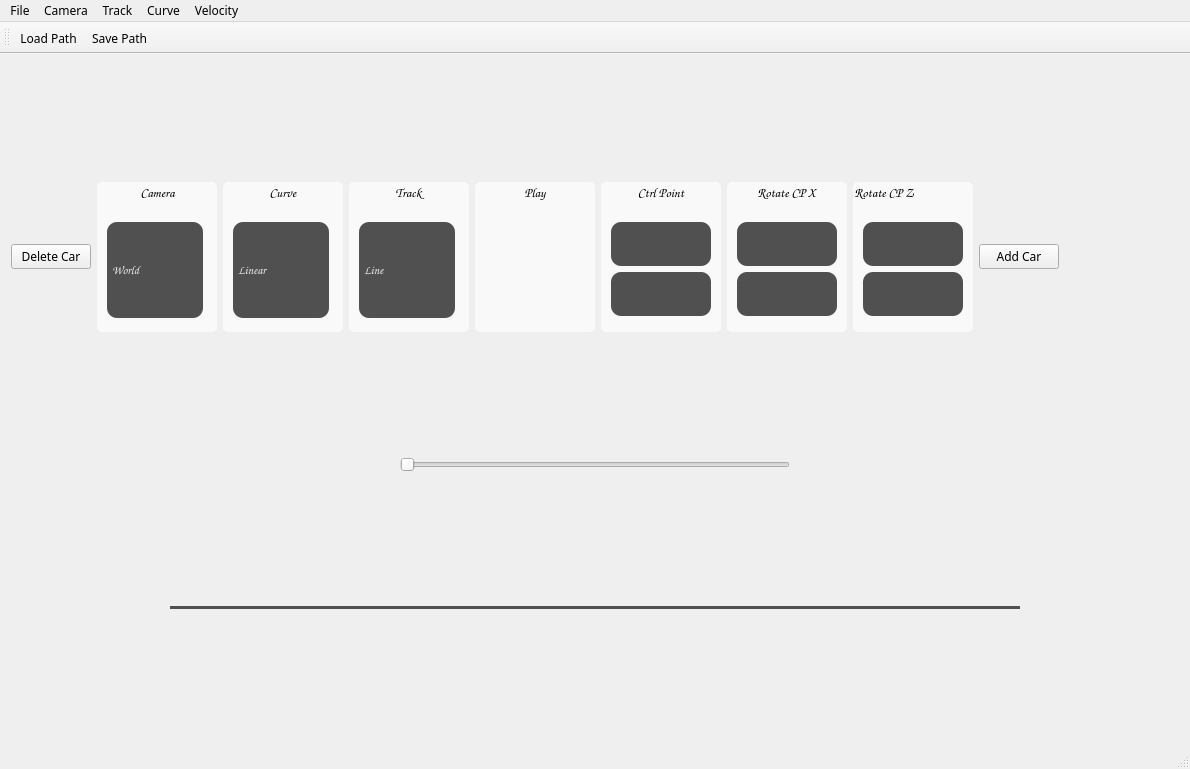
<?xml version="1.0" encoding="UTF-8"?>
<ui version="4.0">
 <class>AppMainClass</class>
 <widget class="QMainWindow" name="AppMainClass">
  <property name="geometry">
   <rect>
    <x>0</x>
    <y>0</y>
    <width>1190</width>
    <height>769</height>
   </rect>
  </property>
  <property name="sizePolicy">
   <sizepolicy hsizetype="Preferred" vsizetype="Preferred">
    <horstretch>0</horstretch>
    <verstretch>0</verstretch>
   </sizepolicy>
  </property>
  <property name="font">
   <font>
    <family>微軟正黑體</family>
   </font>
  </property>
  <property name="windowTitle">
   <string>AppMain</string>
  </property>
  <property name="layoutDirection">
   <enum>Qt::LeftToRight</enum>
  </property>
  <property name="autoFillBackground">
   <bool>true</bool>
  </property>
  <property name="styleSheet">
   <string notr="true"/>
  </property>
  <property name="dockNestingEnabled">
   <bool>false</bool>
  </property>
  <widget class="QWidget" name="centralWidget">
   <property name="sizePolicy">
    <sizepolicy hsizetype="Expanding" vsizetype="Expanding">
     <horstretch>0</horstretch>
     <verstretch>0</verstretch>
    </sizepolicy>
   </property>
   <property name="minimumSize">
    <size>
     <width>0</width>
     <height>0</height>
    </size>
   </property>
   <layout class="QVBoxLayout" name="verticalLayout">
    <item>
     <layout class="QVBoxLayout" name="mainLayout">
      <property name="sizeConstraint">
       <enum>QLayout::SetDefaultConstraint</enum>
      </property>
     </layout>
    </item>
    <item>
     <layout class="QHBoxLayout" name="horizontalLayout">
      <property name="spacing">
       <number>6</number>
      </property>
      <property name="sizeConstraint">
       <enum>QLayout::SetDefaultConstraint</enum>
      </property>
      <property name="leftMargin">
       <number>0</number>
      </property>
      <property name="topMargin">
       <number>0</number>
      </property>
      <property name="rightMargin">
       <number>0</number>
      </property>
      <property name="bottomMargin">
       <number>0</number>
      </property>
      <item>
       <spacer name="horizontalSpacer">
        <property name="orientation">
         <enum>Qt::Horizontal</enum>
        </property>
        <property name="sizeType">
         <enum>QSizePolicy::Expanding</enum>
        </property>
        <property name="sizeHint" stdset="0">
         <size>
          <width>0</width>
          <height>0</height>
         </size>
        </property>
       </spacer>
      </item>
      <item>
       <widget class="QPushButton" name="deletecar">
        <property name="autoFillBackground">
         <bool>false</bool>
        </property>
        <property name="text">
         <string>Delete Car</string>
        </property>
       </widget>
      </item>
      <item>
       <widget class="QGroupBox" name="groupCamera">
        <property name="sizePolicy">
         <sizepolicy hsizetype="Minimum" vsizetype="Minimum">
          <horstretch>0</horstretch>
          <verstretch>0</verstretch>
         </sizepolicy>
        </property>
        <property name="minimumSize">
         <size>
          <width>120</width>
          <height>150</height>
         </size>
        </property>
        <property name="maximumSize">
         <size>
          <width>200</width>
          <height>150</height>
         </size>
        </property>
        <property name="font">
         <font>
          <family>Comic Sans MS</family>
          <pointsize>10</pointsize>
          <weight>75</weight>
          <bold>true</bold>
         </font>
        </property>
        <property name="autoFillBackground">
         <bool>false</bool>
        </property>
        <property name="styleSheet">
         <string notr="true">background-color: rgb(249, 249, 249);
border-radius: 5px;</string>
        </property>
        <property name="title">
         <string>Camera</string>
        </property>
        <property name="alignment">
         <set>Qt::AlignCenter</set>
        </property>
        <widget class="QComboBox" name="comboCamera">
         <property name="geometry">
          <rect>
           <x>10</x>
           <y>40</y>
           <width>96</width>
           <height>96</height>
          </rect>
         </property>
         <property name="sizePolicy">
          <sizepolicy hsizetype="Preferred" vsizetype="Minimum">
           <horstretch>0</horstretch>
           <verstretch>0</verstretch>
          </sizepolicy>
         </property>
         <property name="font">
          <font>
           <family>Comic Sans MS</family>
           <pointsize>9</pointsize>
           <weight>75</weight>
           <bold>true</bold>
          </font>
         </property>
         <property name="styleSheet">
          <string notr="true"> QComboBox {
	background-color: rgb(80, 80, 80);
	color: rgb(240, 240, 240);
    border-radius: 10px;
}

QComboBox:on {
	background-color: qradialgradient(spread:pad, cx:0.5, cy:0.5, radius:0.5, fx:0.499001, fy:0.000500999, stop:0 rgba(152, 152, 152, 217), stop:1 rgba(0, 0, 0, 232));
     padding-top: 3px;
     padding-left: 4px;
}

QComboBox::down-arrow {
	image: url(:/AppMain/down_arrow.ico);
}

QComboBox::drop-down {
     border-left-color: rgb(240, 240, 240);
}

QComboBox QAbstractItemView {
     selection-background-color: rgb(80, 80, 80);
}</string>
         </property>
         <item>
          <property name="text">
           <string>World</string>
          </property>
         </item>
         <item>
          <property name="text">
           <string>Top</string>
          </property>
         </item>
         <item>
          <property name="text">
           <string>Train</string>
          </property>
         </item>
        </widget>
       </widget>
      </item>
      <item>
       <widget class="QGroupBox" name="groupCurve">
        <property name="sizePolicy">
         <sizepolicy hsizetype="Minimum" vsizetype="Minimum">
          <horstretch>0</horstretch>
          <verstretch>0</verstretch>
         </sizepolicy>
        </property>
        <property name="minimumSize">
         <size>
          <width>120</width>
          <height>150</height>
         </size>
        </property>
        <property name="maximumSize">
         <size>
          <width>200</width>
          <height>150</height>
         </size>
        </property>
        <property name="font">
         <font>
          <family>Comic Sans MS</family>
          <pointsize>10</pointsize>
          <weight>75</weight>
          <bold>true</bold>
         </font>
        </property>
        <property name="styleSheet">
         <string notr="true">background-color: rgb(249, 249, 249);
border-radius: 5px;</string>
        </property>
        <property name="title">
         <string>Curve</string>
        </property>
        <property name="alignment">
         <set>Qt::AlignCenter</set>
        </property>
        <widget class="QComboBox" name="comboCurve">
         <property name="geometry">
          <rect>
           <x>10</x>
           <y>40</y>
           <width>96</width>
           <height>96</height>
          </rect>
         </property>
         <property name="sizePolicy">
          <sizepolicy hsizetype="Preferred" vsizetype="Minimum">
           <horstretch>0</horstretch>
           <verstretch>0</verstretch>
          </sizepolicy>
         </property>
         <property name="font">
          <font>
           <family>Comic Sans MS</family>
           <pointsize>9</pointsize>
           <weight>75</weight>
           <bold>true</bold>
          </font>
         </property>
         <property name="styleSheet">
          <string notr="true"> QComboBox {
	background-color: rgb(80, 80, 80);
	color: rgb(240, 240, 240);
    border-radius: 10px;
}

QComboBox:on {
	background-color: qradialgradient(spread:pad, cx:0.5, cy:0.5, radius:0.5, fx:0.499001, fy:0.000500999, stop:0 rgba(152, 152, 152, 217), stop:1 rgba(0, 0, 0, 232));
     padding-top: 3px;
     padding-left: 4px;
}

QComboBox::down-arrow {
	image: url(:/AppMain/down_arrow.ico);
}

QComboBox::drop-down {
     border-left-color: rgb(240, 240, 240);
}

QComboBox QAbstractItemView {
     selection-background-color: rgb(80, 80, 80);
}</string>
         </property>
         <item>
          <property name="text">
           <string>Linear</string>
          </property>
         </item>
         <item>
          <property name="text">
           <string>Cardinal</string>
          </property>
         </item>
         <item>
          <property name="text">
           <string>Cubic</string>
          </property>
         </item>
        </widget>
       </widget>
      </item>
      <item>
       <widget class="QGroupBox" name="groupTrack">
        <property name="sizePolicy">
         <sizepolicy hsizetype="Minimum" vsizetype="Minimum">
          <horstretch>0</horstretch>
          <verstretch>0</verstretch>
         </sizepolicy>
        </property>
        <property name="minimumSize">
         <size>
          <width>120</width>
          <height>120</height>
         </size>
        </property>
        <property name="maximumSize">
         <size>
          <width>200</width>
          <height>150</height>
         </size>
        </property>
        <property name="font">
         <font>
          <family>Comic Sans MS</family>
          <pointsize>10</pointsize>
          <weight>75</weight>
          <bold>true</bold>
         </font>
        </property>
        <property name="styleSheet">
         <string notr="true">background-color: rgb(249, 249, 249);
border-radius: 5px;</string>
        </property>
        <property name="title">
         <string>Track</string>
        </property>
        <property name="alignment">
         <set>Qt::AlignCenter</set>
        </property>
        <widget class="QComboBox" name="comboTrack">
         <property name="geometry">
          <rect>
           <x>10</x>
           <y>40</y>
           <width>96</width>
           <height>96</height>
          </rect>
         </property>
         <property name="sizePolicy">
          <sizepolicy hsizetype="Preferred" vsizetype="Minimum">
           <horstretch>0</horstretch>
           <verstretch>0</verstretch>
          </sizepolicy>
         </property>
         <property name="font">
          <font>
           <family>Comic Sans MS</family>
           <pointsize>9</pointsize>
           <weight>75</weight>
           <bold>true</bold>
          </font>
         </property>
         <property name="styleSheet">
          <string notr="true"> QComboBox {
	background-color: rgb(80, 80, 80);
	color: rgb(240, 240, 240);
    border-radius: 10px;
}

QComboBox:on {
	background-color: qradialgradient(spread:pad, cx:0.5, cy:0.5, radius:0.5, fx:0.499001, fy:0.000500999, stop:0 rgba(152, 152, 152, 217), stop:1 rgba(0, 0, 0, 232));
     padding-top: 3px;
     padding-left: 4px;
}

QComboBox::down-arrow {
	image: url(:/AppMain/down_arrow.ico);
}

QComboBox::drop-down {
     border-left-color: rgb(240, 240, 240);
}

QComboBox QAbstractItemView {
     selection-background-color: rgb(80, 80, 80);
}</string>
         </property>
         <property name="sizeAdjustPolicy">
          <enum>QComboBox::AdjustToContentsOnFirstShow</enum>
         </property>
         <item>
          <property name="text">
           <string>Line</string>
          </property>
         </item>
         <item>
          <property name="text">
           <string>Track</string>
          </property>
         </item>
         <item>
          <property name="text">
           <string>Road</string>
          </property>
         </item>
        </widget>
       </widget>
      </item>
      <item>
       <widget class="QGroupBox" name="groupPlay">
        <property name="sizePolicy">
         <sizepolicy hsizetype="Minimum" vsizetype="Minimum">
          <horstretch>0</horstretch>
          <verstretch>0</verstretch>
         </sizepolicy>
        </property>
        <property name="minimumSize">
         <size>
          <width>120</width>
          <height>150</height>
         </size>
        </property>
        <property name="maximumSize">
         <size>
          <width>200</width>
          <height>150</height>
         </size>
        </property>
        <property name="font">
         <font>
          <family>Comic Sans MS</family>
          <pointsize>10</pointsize>
          <weight>75</weight>
          <bold>true</bold>
         </font>
        </property>
        <property name="styleSheet">
         <string notr="true">background-color: rgb(249, 249, 249);
border-radius: 5px;</string>
        </property>
        <property name="title">
         <string>Play</string>
        </property>
        <property name="alignment">
         <set>Qt::AlignCenter</set>
        </property>
        <widget class="QPushButton" name="bPlay">
         <property name="geometry">
          <rect>
           <x>10</x>
           <y>40</y>
           <width>96</width>
           <height>96</height>
          </rect>
         </property>
         <property name="sizePolicy">
          <sizepolicy hsizetype="Minimum" vsizetype="Minimum">
           <horstretch>0</horstretch>
           <verstretch>0</verstretch>
          </sizepolicy>
         </property>
         <property name="font">
          <font>
           <family>Comic Sans MS</family>
           <pointsize>9</pointsize>
           <weight>75</weight>
           <bold>true</bold>
          </font>
         </property>
         <property name="styleSheet">
          <string notr="true"> QPushButton {
}

QPushButton:pressed {
}</string>
         </property>
         <property name="text">
          <string/>
         </property>
         <property name="icon">
          <iconset resource="AppMain.qrc">
           <normaloff>:/AppMain/mplay.png</normaloff>:/AppMain/mplay.png</iconset>
         </property>
         <property name="iconSize">
          <size>
           <width>40</width>
           <height>40</height>
          </size>
         </property>
        </widget>
       </widget>
      </item>
      <item>
       <widget class="QGroupBox" name="groupCP">
        <property name="sizePolicy">
         <sizepolicy hsizetype="Minimum" vsizetype="Minimum">
          <horstretch>0</horstretch>
          <verstretch>0</verstretch>
         </sizepolicy>
        </property>
        <property name="minimumSize">
         <size>
          <width>120</width>
          <height>150</height>
         </size>
        </property>
        <property name="maximumSize">
         <size>
          <width>200</width>
          <height>150</height>
         </size>
        </property>
        <property name="font">
         <font>
          <family>Comic Sans MS</family>
          <pointsize>10</pointsize>
          <weight>75</weight>
          <bold>true</bold>
         </font>
        </property>
        <property name="mouseTracking">
         <bool>false</bool>
        </property>
        <property name="autoFillBackground">
         <bool>false</bool>
        </property>
        <property name="styleSheet">
         <string notr="true">background-color: rgb(249, 249, 249);
border-radius: 5px;</string>
        </property>
        <property name="title">
         <string>Ctrl Point</string>
        </property>
        <property name="alignment">
         <set>Qt::AlignCenter</set>
        </property>
        <property name="flat">
         <bool>false</bool>
        </property>
        <property name="checkable">
         <bool>false</bool>
        </property>
        <widget class="QPushButton" name="bAdd">
         <property name="geometry">
          <rect>
           <x>10</x>
           <y>40</y>
           <width>100</width>
           <height>44</height>
          </rect>
         </property>
         <property name="sizePolicy">
          <sizepolicy hsizetype="Minimum" vsizetype="Minimum">
           <horstretch>0</horstretch>
           <verstretch>0</verstretch>
          </sizepolicy>
         </property>
         <property name="font">
          <font>
           <family>Comic Sans MS</family>
           <pointsize>9</pointsize>
           <weight>75</weight>
           <bold>true</bold>
          </font>
         </property>
         <property name="styleSheet">
          <string notr="true"> QPushButton {
	background-color: rgb(80, 80, 80);
	color: rgb(240, 240, 240);
    border-radius: 10px;
}

QPushButton:pressed {
	background-color: qradialgradient(spread:pad, cx:0.5, cy:0.5, radius:0.5, fx:0.5, fy:0.5, stop:0 rgba(172, 172, 172, 255), stop:1 rgba(0, 0, 0, 203));
     padding-top: 10px;
     padding-left: 5px;
}</string>
         </property>
         <property name="text">
          <string/>
         </property>
         <property name="icon">
          <iconset resource="AppMain.qrc">
           <normaloff>:/AppMain/madd.png</normaloff>:/AppMain/madd.png</iconset>
         </property>
         <property name="iconSize">
          <size>
           <width>14</width>
           <height>14</height>
          </size>
         </property>
        </widget>
        <widget class="QPushButton" name="bDelete">
         <property name="geometry">
          <rect>
           <x>10</x>
           <y>90</y>
           <width>100</width>
           <height>44</height>
          </rect>
         </property>
         <property name="sizePolicy">
          <sizepolicy hsizetype="Minimum" vsizetype="Minimum">
           <horstretch>0</horstretch>
           <verstretch>0</verstretch>
          </sizepolicy>
         </property>
         <property name="font">
          <font>
           <family>Comic Sans MS</family>
           <pointsize>9</pointsize>
           <weight>75</weight>
           <bold>true</bold>
          </font>
         </property>
         <property name="focusPolicy">
          <enum>Qt::ClickFocus</enum>
         </property>
         <property name="styleSheet">
          <string notr="true"> QPushButton {
	background-color: rgb(80, 80, 80);
	color: rgb(240, 240, 240);
    border-radius: 10px;
}

QPushButton:pressed {
	background-color: qradialgradient(spread:pad, cx:0.5, cy:0.5, radius:0.5, fx:0.5, fy:0.5, stop:0 rgba(172, 172, 172, 255), stop:1 rgba(0, 0, 0, 203));
     padding-top: 10px;
     padding-left: 5px;
}</string>
         </property>
         <property name="text">
          <string/>
         </property>
         <property name="icon">
          <iconset resource="AppMain.qrc">
           <normaloff>:/AppMain/mdelete.png</normaloff>:/AppMain/mdelete.png</iconset>
         </property>
         <property name="iconSize">
          <size>
           <width>12</width>
           <height>12</height>
          </size>
         </property>
        </widget>
       </widget>
      </item>
      <item>
       <widget class="QGroupBox" name="groupBox">
        <property name="sizePolicy">
         <sizepolicy hsizetype="Minimum" vsizetype="Minimum">
          <horstretch>0</horstretch>
          <verstretch>0</verstretch>
         </sizepolicy>
        </property>
        <property name="minimumSize">
         <size>
          <width>120</width>
          <height>150</height>
         </size>
        </property>
        <property name="maximumSize">
         <size>
          <width>200</width>
          <height>150</height>
         </size>
        </property>
        <property name="palette">
         <palette>
          <active>
           <colorrole role="Button">
            <brush brushstyle="SolidPattern">
             <color alpha="255">
              <red>249</red>
              <green>249</green>
              <blue>249</blue>
             </color>
            </brush>
           </colorrole>
           <colorrole role="Base">
            <brush brushstyle="SolidPattern">
             <color alpha="255">
              <red>249</red>
              <green>249</green>
              <blue>249</blue>
             </color>
            </brush>
           </colorrole>
           <colorrole role="Window">
            <brush brushstyle="SolidPattern">
             <color alpha="255">
              <red>249</red>
              <green>249</green>
              <blue>249</blue>
             </color>
            </brush>
           </colorrole>
          </active>
          <inactive>
           <colorrole role="Button">
            <brush brushstyle="SolidPattern">
             <color alpha="255">
              <red>249</red>
              <green>249</green>
              <blue>249</blue>
             </color>
            </brush>
           </colorrole>
           <colorrole role="Base">
            <brush brushstyle="SolidPattern">
             <color alpha="255">
              <red>249</red>
              <green>249</green>
              <blue>249</blue>
             </color>
            </brush>
           </colorrole>
           <colorrole role="Window">
            <brush brushstyle="SolidPattern">
             <color alpha="255">
              <red>249</red>
              <green>249</green>
              <blue>249</blue>
             </color>
            </brush>
           </colorrole>
          </inactive>
          <disabled>
           <colorrole role="Button">
            <brush brushstyle="SolidPattern">
             <color alpha="255">
              <red>249</red>
              <green>249</green>
              <blue>249</blue>
             </color>
            </brush>
           </colorrole>
           <colorrole role="Base">
            <brush brushstyle="SolidPattern">
             <color alpha="255">
              <red>249</red>
              <green>249</green>
              <blue>249</blue>
             </color>
            </brush>
           </colorrole>
           <colorrole role="Window">
            <brush brushstyle="SolidPattern">
             <color alpha="255">
              <red>249</red>
              <green>249</green>
              <blue>249</blue>
             </color>
            </brush>
           </colorrole>
          </disabled>
         </palette>
        </property>
        <property name="font">
         <font>
          <family>Comic Sans MS</family>
          <pointsize>10</pointsize>
          <weight>75</weight>
          <bold>true</bold>
         </font>
        </property>
        <property name="styleSheet">
         <string notr="true">background-color: rgb(249, 249, 249);
border-radius: 5px;</string>
        </property>
        <property name="title">
         <string>Rotate CP X</string>
        </property>
        <property name="alignment">
         <set>Qt::AlignCenter</set>
        </property>
        <property name="flat">
         <bool>false</bool>
        </property>
        <property name="checkable">
         <bool>false</bool>
        </property>
        <widget class="QPushButton" name="rcpxadd">
         <property name="geometry">
          <rect>
           <x>10</x>
           <y>40</y>
           <width>100</width>
           <height>44</height>
          </rect>
         </property>
         <property name="sizePolicy">
          <sizepolicy hsizetype="Minimum" vsizetype="Minimum">
           <horstretch>0</horstretch>
           <verstretch>0</verstretch>
          </sizepolicy>
         </property>
         <property name="styleSheet">
          <string notr="true">QPushButton {
	background-color: rgb(80, 80, 80);
	color: rgb(240, 240, 240);
    border-radius: 10px;
}

QPushButton:pressed {
	background-color: qradialgradient(spread:pad, cx:0.5, cy:0.5, radius:0.5, fx:0.5, fy:0.5, stop:0 rgba(172, 172, 172, 255), stop:1 rgba(0, 0, 0, 203));
     padding-top: 10px;
     padding-left: 5px;
}</string>
         </property>
         <property name="text">
          <string/>
         </property>
         <property name="icon">
          <iconset resource="AppMain.qrc">
           <normaloff>:/AppMain/madd.png</normaloff>:/AppMain/madd.png</iconset>
         </property>
         <property name="iconSize">
          <size>
           <width>14</width>
           <height>14</height>
          </size>
         </property>
        </widget>
        <widget class="QPushButton" name="rcpxsub">
         <property name="geometry">
          <rect>
           <x>10</x>
           <y>90</y>
           <width>100</width>
           <height>44</height>
          </rect>
         </property>
         <property name="styleSheet">
          <string notr="true">QPushButton {
	background-color: rgb(80, 80, 80);
	color: rgb(240, 240, 240);
    border-radius: 10px;
}

QPushButton:pressed {
	background-color: qradialgradient(spread:pad, cx:0.5, cy:0.5, radius:0.5, fx:0.5, fy:0.5, stop:0 rgba(172, 172, 172, 255), stop:1 rgba(0, 0, 0, 203));
     padding-top: 10px;
     padding-left: 5px;
}</string>
         </property>
         <property name="text">
          <string/>
         </property>
         <property name="icon">
          <iconset resource="AppMain.qrc">
           <normaloff>:/AppMain/mdelete.png</normaloff>:/AppMain/mdelete.png</iconset>
         </property>
        </widget>
       </widget>
      </item>
      <item>
       <widget class="QGroupBox" name="groupBox_2">
        <property name="minimumSize">
         <size>
          <width>120</width>
          <height>150</height>
         </size>
        </property>
        <property name="maximumSize">
         <size>
          <width>200</width>
          <height>150</height>
         </size>
        </property>
        <property name="font">
         <font>
          <family>Comic Sans MS</family>
          <pointsize>10</pointsize>
          <weight>75</weight>
          <bold>true</bold>
         </font>
        </property>
        <property name="styleSheet">
         <string notr="true">background-color: rgb(249, 249, 249);
border-radius: 5px;</string>
        </property>
        <property name="title">
         <string>Rotate CP Z</string>
        </property>
        <widget class="QPushButton" name="rcpzadd">
         <property name="geometry">
          <rect>
           <x>10</x>
           <y>40</y>
           <width>100</width>
           <height>44</height>
          </rect>
         </property>
         <property name="sizePolicy">
          <sizepolicy hsizetype="Minimum" vsizetype="Minimum">
           <horstretch>0</horstretch>
           <verstretch>0</verstretch>
          </sizepolicy>
         </property>
         <property name="styleSheet">
          <string notr="true">QPushButton {
	background-color: rgb(80, 80, 80);
	color: rgb(240, 240, 240);
    border-radius: 10px;
}

QPushButton:pressed {
	background-color: qradialgradient(spread:pad, cx:0.5, cy:0.5, radius:0.5, fx:0.5, fy:0.5, stop:0 rgba(172, 172, 172, 255), stop:1 rgba(0, 0, 0, 203));
     padding-top: 10px;
     padding-left: 5px;
}</string>
         </property>
         <property name="text">
          <string/>
         </property>
         <property name="icon">
          <iconset resource="AppMain.qrc">
           <normaloff>:/AppMain/madd.png</normaloff>:/AppMain/madd.png</iconset>
         </property>
        </widget>
        <widget class="QPushButton" name="rcpzsub">
         <property name="geometry">
          <rect>
           <x>10</x>
           <y>90</y>
           <width>100</width>
           <height>44</height>
          </rect>
         </property>
         <property name="styleSheet">
          <string notr="true">QPushButton {
	background-color: rgb(80, 80, 80);
	color: rgb(240, 240, 240);
    border-radius: 10px;
}

QPushButton:pressed {
	background-color: qradialgradient(spread:pad, cx:0.5, cy:0.5, radius:0.5, fx:0.5, fy:0.5, stop:0 rgba(172, 172, 172, 255), stop:1 rgba(0, 0, 0, 203));
     padding-top: 10px;
     padding-left: 5px;
}</string>
         </property>
         <property name="text">
          <string/>
         </property>
         <property name="icon">
          <iconset resource="AppMain.qrc">
           <normaloff>:/AppMain/mdelete.png</normaloff>:/AppMain/mdelete.png</iconset>
         </property>
        </widget>
       </widget>
      </item>
      <item>
       <widget class="QPushButton" name="addcar">
        <property name="text">
         <string>Add Car</string>
        </property>
       </widget>
      </item>
      <item>
       <spacer name="horizontalSpacer_2">
        <property name="minimumSize">
         <size>
          <width>120</width>
          <height>120</height>
         </size>
        </property>
        <property name="orientation">
         <enum>Qt::Horizontal</enum>
        </property>
        <property name="sizeType">
         <enum>QSizePolicy::Expanding</enum>
        </property>
        <property name="sizeHint" stdset="0">
         <size>
          <width>0</width>
          <height>0</height>
         </size>
        </property>
       </spacer>
      </item>
     </layout>
    </item>
    <item>
     <layout class="QHBoxLayout" name="horizontalLayout_3">
      <item>
       <spacer name="horizontalSpacer_6">
        <property name="orientation">
         <enum>Qt::Horizontal</enum>
        </property>
        <property name="sizeHint" stdset="0">
         <size>
          <width>40</width>
          <height>20</height>
         </size>
        </property>
       </spacer>
      </item>
      <item>
       <widget class="QSlider" name="tautautau">
        <property name="orientation">
         <enum>Qt::Horizontal</enum>
        </property>
       </widget>
      </item>
      <item>
       <spacer name="horizontalSpacer_5">
        <property name="orientation">
         <enum>Qt::Horizontal</enum>
        </property>
        <property name="sizeHint" stdset="0">
         <size>
          <width>40</width>
          <height>20</height>
         </size>
        </property>
       </spacer>
      </item>
     </layout>
    </item>
    <item>
     <layout class="QHBoxLayout" name="horizontalLayout_2">
      <item>
       <spacer name="horizontalSpacer_4">
        <property name="orientation">
         <enum>Qt::Horizontal</enum>
        </property>
        <property name="sizeHint" stdset="0">
         <size>
          <width>0</width>
          <height>20</height>
         </size>
        </property>
       </spacer>
      </item>
      <item>
       <widget class="QSlider" name="sSpeed">
        <property name="minimumSize">
         <size>
          <width>850</width>
          <height>0</height>
         </size>
        </property>
        <property name="styleSheet">
         <string notr="true">QSlider::groove:horizontal {
	background-color: #505050;
    height: 3px; 
    margin: 2px 0;
 }
 QSlider::handle:horizontal {
	image: url(:/AppMain/slider_handle.png);
	width: 15px;
	margin: -5px 0;
 }</string>
        </property>
        <property name="singleStep">
         <number>1</number>
        </property>
        <property name="value">
         <number>50</number>
        </property>
        <property name="orientation">
         <enum>Qt::Horizontal</enum>
        </property>
       </widget>
      </item>
      <item>
       <spacer name="horizontalSpacer_3">
        <property name="orientation">
         <enum>Qt::Horizontal</enum>
        </property>
        <property name="sizeHint" stdset="0">
         <size>
          <width>0</width>
          <height>0</height>
         </size>
        </property>
       </spacer>
      </item>
     </layout>
    </item>
   </layout>
  </widget>
  <widget class="QMenuBar" name="menuBar">
   <property name="geometry">
    <rect>
     <x>0</x>
     <y>0</y>
     <width>1190</width>
     <height>21</height>
    </rect>
   </property>
   <widget class="QMenu" name="menuFile">
    <property name="title">
     <string>File</string>
    </property>
    <addaction name="aLoadPath"/>
    <addaction name="aSavePath"/>
    <addaction name="separator"/>
    <addaction name="aExit"/>
   </widget>
   <widget class="QMenu" name="menuCamera">
    <property name="title">
     <string>Camera</string>
    </property>
    <addaction name="aWorld"/>
    <addaction name="aTop"/>
    <addaction name="aTrain"/>
   </widget>
   <widget class="QMenu" name="menuCurve">
    <property name="title">
     <string>Curve</string>
    </property>
    <addaction name="aLinear"/>
    <addaction name="aCardinal"/>
    <addaction name="aCubic"/>
   </widget>
   <widget class="QMenu" name="menuTrack">
    <property name="title">
     <string>Track</string>
    </property>
    <addaction name="aLine"/>
    <addaction name="aTrack"/>
    <addaction name="aRoad"/>
   </widget>
   <widget class="QMenu" name="menuVelocity">
    <property name="title">
     <string>Velocity</string>
    </property>
   </widget>
   <addaction name="menuFile"/>
   <addaction name="menuCamera"/>
   <addaction name="menuTrack"/>
   <addaction name="menuCurve"/>
   <addaction name="menuVelocity"/>
  </widget>
  <widget class="QStatusBar" name="statusBar"/>
  <widget class="QToolBar" name="mainToolBar">
   <attribute name="toolBarArea">
    <enum>TopToolBarArea</enum>
   </attribute>
   <attribute name="toolBarBreak">
    <bool>false</bool>
   </attribute>
   <addaction name="aLoadPath"/>
   <addaction name="aSavePath"/>
  </widget>
  <action name="aExit">
   <property name="text">
    <string>Exit</string>
   </property>
  </action>
  <action name="aLoadPath">
   <property name="icon">
    <iconset resource="AppMain.qrc">
     <normaloff>:/AppMain/Resources/Icons/openfile.ico</normaloff>:/AppMain/Resources/Icons/openfile.ico</iconset>
   </property>
   <property name="text">
    <string>Load Path</string>
   </property>
   <property name="iconVisibleInMenu">
    <bool>true</bool>
   </property>
  </action>
  <action name="aSavePath">
   <property name="icon">
    <iconset resource="AppMain.qrc">
     <normaloff>:/AppMain/Resources/Icons/savefile.ico</normaloff>:/AppMain/Resources/Icons/savefile.ico</iconset>
   </property>
   <property name="text">
    <string>Save Path</string>
   </property>
  </action>
  <action name="aWorld">
   <property name="checkable">
    <bool>false</bool>
   </property>
   <property name="checked">
    <bool>false</bool>
   </property>
   <property name="text">
    <string>World</string>
   </property>
  </action>
  <action name="aTop">
   <property name="checkable">
    <bool>true</bool>
   </property>
   <property name="text">
    <string>Top</string>
   </property>
  </action>
  <action name="aTrain">
   <property name="checkable">
    <bool>true</bool>
   </property>
   <property name="text">
    <string>Train</string>
   </property>
  </action>
  <action name="aLinear">
   <property name="checkable">
    <bool>false</bool>
   </property>
   <property name="checked">
    <bool>false</bool>
   </property>
   <property name="text">
    <string>Linear</string>
   </property>
  </action>
  <action name="aCardinal">
   <property name="checkable">
    <bool>true</bool>
   </property>
   <property name="text">
    <string>Cardinal</string>
   </property>
  </action>
  <action name="aCubic">
   <property name="checkable">
    <bool>true</bool>
   </property>
   <property name="text">
    <string>Cubic</string>
   </property>
  </action>
  <action name="aLine">
   <property name="checkable">
    <bool>false</bool>
   </property>
   <property name="checked">
    <bool>false</bool>
   </property>
   <property name="text">
    <string>Line</string>
   </property>
  </action>
  <action name="aTrack">
   <property name="checkable">
    <bool>true</bool>
   </property>
   <property name="text">
    <string>Track</string>
   </property>
  </action>
  <action name="aRoad">
   <property name="checkable">
    <bool>true</bool>
   </property>
   <property name="text">
    <string>Road</string>
   </property>
  </action>
 </widget>
 <layoutdefault spacing="6" margin="11"/>
 <resources>
  <include location="AppMain.qrc"/>
 </resources>
 <connections/>
</ui>
